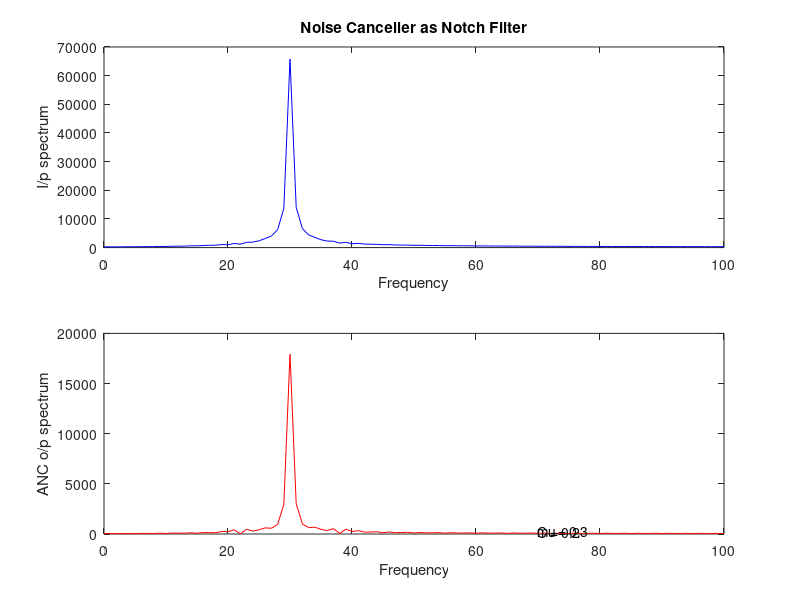

This figure's MATLAB source:
clear; 
mu=0.3; 
M=2; 
Iterations=512; 
C=0.2; 
w0=2*pi*30; 
phi=pi/4; 
phi1=phi; 
phi2=phi+pi/2;
w=zeros(M,1); 
e=zeros(Iterations,1); 
fs=(20:1:40)'; 
ws=2*pi*fs; 
A=rand(size(ws)); 
theta=2*pi*rand(size(ws)); 
Ts=1/(8*max(fs)); 
for n=1:Iterations 
t=(n-1)*Ts; 
s(1:size(ws),n)=(cos(ws*t)); 
signal(n)=sum(s(1:size(ws),n)); 
pri_noise(n)=n*cos(w0*t+2*pi*n); 
d(n)=signal(n)+pri_noise(n); 
x(1,1)=C*cos(w0*t+phi1); 
x(2,1)=C*cos(w0*t+phi2); 
y=conj(w')*x; e(n)=d(n)-y; 
w=w+2*mu*conj(e(n))*x; 
end 
f=0:100; 
Se=zeros; 
Sd=zeros; 
Ssignal=zeros; 
for n=1:Iterations 
Se=Se+e(n)*exp(-sqrt(-1)*2*pi*f*(n-1)*Ts); 
Sd=Sd+d(n)*exp(-sqrt(-1)*2*pi*f*(n-1)*Ts); 
Ssignal=Ssignal+signal(n)*exp(-sqrt(-1)*2*pi*f*(n-1)*Ts); 
end; 
subplot(2,1,1); 
xlabel('Iterations'); 
plot(f,abs(Sd),'b'); 
title('Noise Canceller as Notch Filter'); 
ylabel('I/p spectrum'); 
xlabel('Frequency'); 
subplot(2,1,2); 
plot(f,abs(Se),'r'); 
ylabel('ANC o/p spectrum');
xlabel('Frequency'); 
text(70,250,'mu = 0.3');
text(70,210,'C = 0.2');
